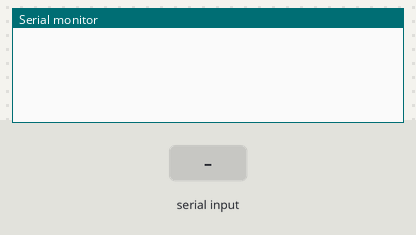
A sketch run on a simulated Arduino Uno, built with avr-gcc and run on an emulated ATmega328P. Parts: the last lines printed to the serial monitor. Inputs (shaded band) come from the test bench.

Above: at 1.2 s.
1.3 s: "M1T" received over Serial
At 3.1 s:
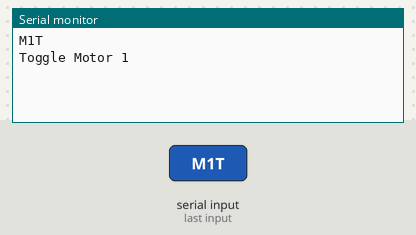
3.8 s: "M3F" received over Serial
At 6.0 s:
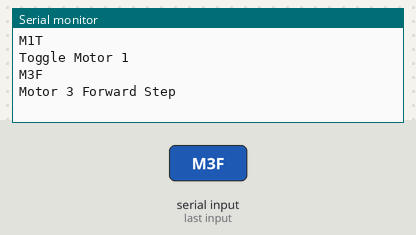
6.3 s: "M3B" received over Serial
At 8.0 s:
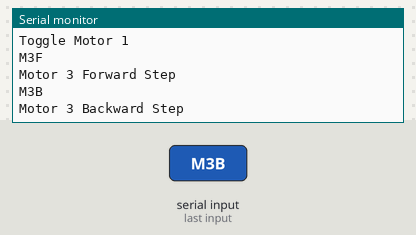
8.8 s: "M1S" received over Serial
At 11.0 s:
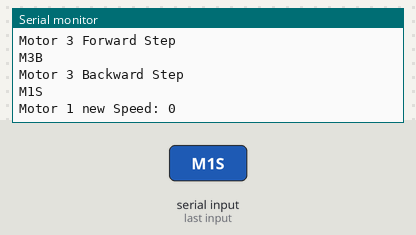
11.3 s: "90,45\n" received over Serial
At 13.2 s:
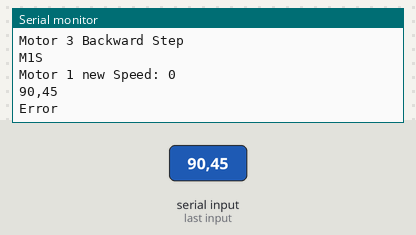
13.8 s: "5\n" received over Serial
At 16.1 s:
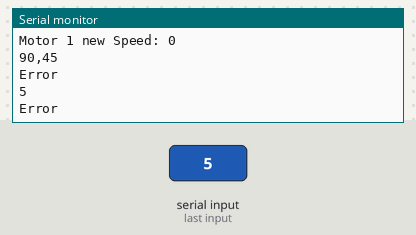

The sketch:

API_Test.ino
```cpp
String incomingString = " ";
String IncomingCommand = " ";
int incomingByte = 0;   // for incoming serial data

void setup() {
        Serial.begin(9600);     // opens serial port, sets data rate to 9600 bps
}

void loop() {
        if (Serial.available() > 0) {
                // read the incoming byte:
                incomingString = Serial.readString();
                Serial.println(incomingString);
                IncomingCommand = incomingString.substring(0,3);
                if (IncomingCommand=="M1T"){ //Toggle Motor 1
                  Serial.println("Toggle Motor 1");
                }
                else if (IncomingCommand=="M2T") { //Toggle Motor 2
                  Serial.println("Toggle Motor 2");
                }

                else if (IncomingCommand=="M3F") { //Motor 3 Forward Step
                  Serial.println("Motor 3 Forward Step");
                }

                else if (IncomingCommand=="M3B") { //Motor 3 Backward Step
                  Serial.println("Motor 3 Backward Step");
               }

                else if (IncomingCommand=="M1S") { //Set Speed for Motor 1
                  incomingByte = incomingString.substring(4).toInt(); //pull out the number from the sting

                  Serial.print("Motor 1 new Speed: ");
                  Serial.println(incomingByte, DEC);
                }

               else if (IncomingCommand=="M2S") { //Set Speed for Motor 2
                  incomingByte = incomingString.substring(4).toInt(); //pull out the number from the sting

                  Serial.print("Motor 2 new Speed: ");
                  Serial.println(incomingByte, DEC);
                }
                else  Serial.println("Error");

                }
}
```

Measured:
- after the input at 1.3 s, the serial monitor: prints a new line after 1.0 s (image 1)
- after the input at 3.8 s, the serial monitor: prints a new line after 1.0 s (image 2)
- after the input at 6.3 s, the serial monitor: prints a new line after 1.0 s (image 3)
- after the input at 8.8 s, the serial monitor: prints a new line after 1.0 s (image 4)
- after the input at 11.3 s, the serial monitor: prints a new line after 1.0 s (image 5)
- after the input at 13.8 s, the serial monitor: prints a new line after 1.0 s (image 6)
